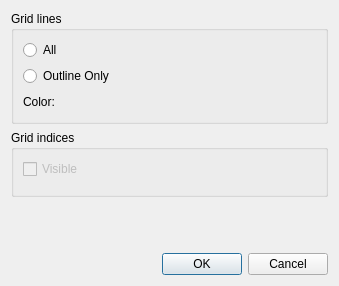
<?xml version="1.0" encoding="UTF-8"?>
<ui version="4.0">
 <class>GridShapeEditDialog</class>
 <widget class="QDialog" name="GridShapeEditDialog">
  <property name="geometry">
   <rect>
    <x>0</x>
    <y>0</y>
    <width>339</width>
    <height>286</height>
   </rect>
  </property>
  <property name="sizePolicy">
   <sizepolicy hsizetype="Maximum" vsizetype="Maximum">
    <horstretch>0</horstretch>
    <verstretch>0</verstretch>
   </sizepolicy>
  </property>
  <property name="windowTitle">
   <string>Grid Shape Display Setting</string>
  </property>
  <property name="sizeGripEnabled">
   <bool>false</bool>
  </property>
  <layout class="QVBoxLayout" name="verticalLayout_3">
   <item>
    <widget class="QGroupBox" name="linesGroupBox">
     <property name="title">
      <string>Grid lines</string>
     </property>
     <layout class="QVBoxLayout" name="verticalLayout">
      <item>
       <widget class="QRadioButton" name="allRadioButton">
        <property name="text">
         <string>All</string>
        </property>
       </widget>
      </item>
      <item>
       <widget class="QRadioButton" name="outlineRadioButton">
        <property name="text">
         <string>Outline Only</string>
        </property>
       </widget>
      </item>
      <item>
       <layout class="QHBoxLayout" name="horizontalLayout">
        <item>
         <widget class="QLabel" name="gridColorLabel">
          <property name="text">
           <string>Color:</string>
          </property>
         </widget>
        </item>
        <item>
         <widget class="ColorEditWidget" name="gridColorEditWidget">
          <property name="baseSize">
           <size>
            <width>100</width>
            <height>50</height>
           </size>
          </property>
         </widget>
        </item>
        <item>
         <spacer name="horizontalSpacer">
          <property name="orientation">
           <enum>Qt::Horizontal</enum>
          </property>
          <property name="sizeHint" stdset="0">
           <size>
            <width>40</width>
            <height>20</height>
           </size>
          </property>
         </spacer>
        </item>
       </layout>
      </item>
     </layout>
    </widget>
   </item>
   <item>
    <widget class="QGroupBox" name="indicesGroupBox">
     <property name="title">
      <string>Grid indices</string>
     </property>
     <layout class="QVBoxLayout" name="verticalLayout_2">
      <item>
       <widget class="QCheckBox" name="indexVisibleCheckBox">
        <property name="enabled">
         <bool>false</bool>
        </property>
        <property name="text">
         <string>Visible</string>
        </property>
       </widget>
      </item>
      <item>
       <widget class="vtkTextPropertySettingWidget" name="indexTextSettingWidget" native="true">
        <property name="enabled">
         <bool>false</bool>
        </property>
       </widget>
      </item>
     </layout>
    </widget>
   </item>
   <item>
    <spacer name="verticalSpacer">
     <property name="orientation">
      <enum>Qt::Vertical</enum>
     </property>
     <property name="sizeHint" stdset="0">
      <size>
       <width>20</width>
       <height>17</height>
      </size>
     </property>
    </spacer>
   </item>
   <item>
    <widget class="QDialogButtonBox" name="buttonBox">
     <property name="orientation">
      <enum>Qt::Horizontal</enum>
     </property>
     <property name="standardButtons">
      <set>QDialogButtonBox::Cancel|QDialogButtonBox::Ok</set>
     </property>
    </widget>
   </item>
  </layout>
 </widget>
 <customwidgets>
  <customwidget>
   <class>ColorEditWidget</class>
   <extends>QLabel</extends>
   <header>guibase/widget/coloreditwidget.h</header>
   <container>1</container>
  </customwidget>
  <customwidget>
   <class>vtkTextPropertySettingWidget</class>
   <extends>QWidget</extends>
   <header>vtktextpropertysettingwidget.h</header>
   <container>1</container>
  </customwidget>
 </customwidgets>
 <resources/>
 <connections>
  <connection>
   <sender>buttonBox</sender>
   <signal>accepted()</signal>
   <receiver>GridShapeEditDialog</receiver>
   <slot>accept()</slot>
   <hints>
    <hint type="sourcelabel">
     <x>188</x>
     <y>276</y>
    </hint>
    <hint type="destinationlabel">
     <x>157</x>
     <y>232</y>
    </hint>
   </hints>
  </connection>
  <connection>
   <sender>buttonBox</sender>
   <signal>rejected()</signal>
   <receiver>GridShapeEditDialog</receiver>
   <slot>reject()</slot>
   <hints>
    <hint type="sourcelabel">
     <x>188</x>
     <y>276</y>
    </hint>
    <hint type="destinationlabel">
     <x>180</x>
     <y>232</y>
    </hint>
   </hints>
  </connection>
  <connection>
   <sender>allRadioButton</sender>
   <signal>toggled(bool)</signal>
   <receiver>indexVisibleCheckBox</receiver>
   <slot>setEnabled(bool)</slot>
   <hints>
    <hint type="sourcelabel">
     <x>38</x>
     <y>41</y>
    </hint>
    <hint type="destinationlabel">
     <x>62</x>
     <y>170</y>
    </hint>
   </hints>
  </connection>
  <connection>
   <sender>indexVisibleCheckBox</sender>
   <signal>toggled(bool)</signal>
   <receiver>indexTextSettingWidget</receiver>
   <slot>setEnabled(bool)</slot>
   <hints>
    <hint type="sourcelabel">
     <x>96</x>
     <y>162</y>
    </hint>
    <hint type="destinationlabel">
     <x>96</x>
     <y>178</y>
    </hint>
   </hints>
  </connection>
 </connections>
</ui>
